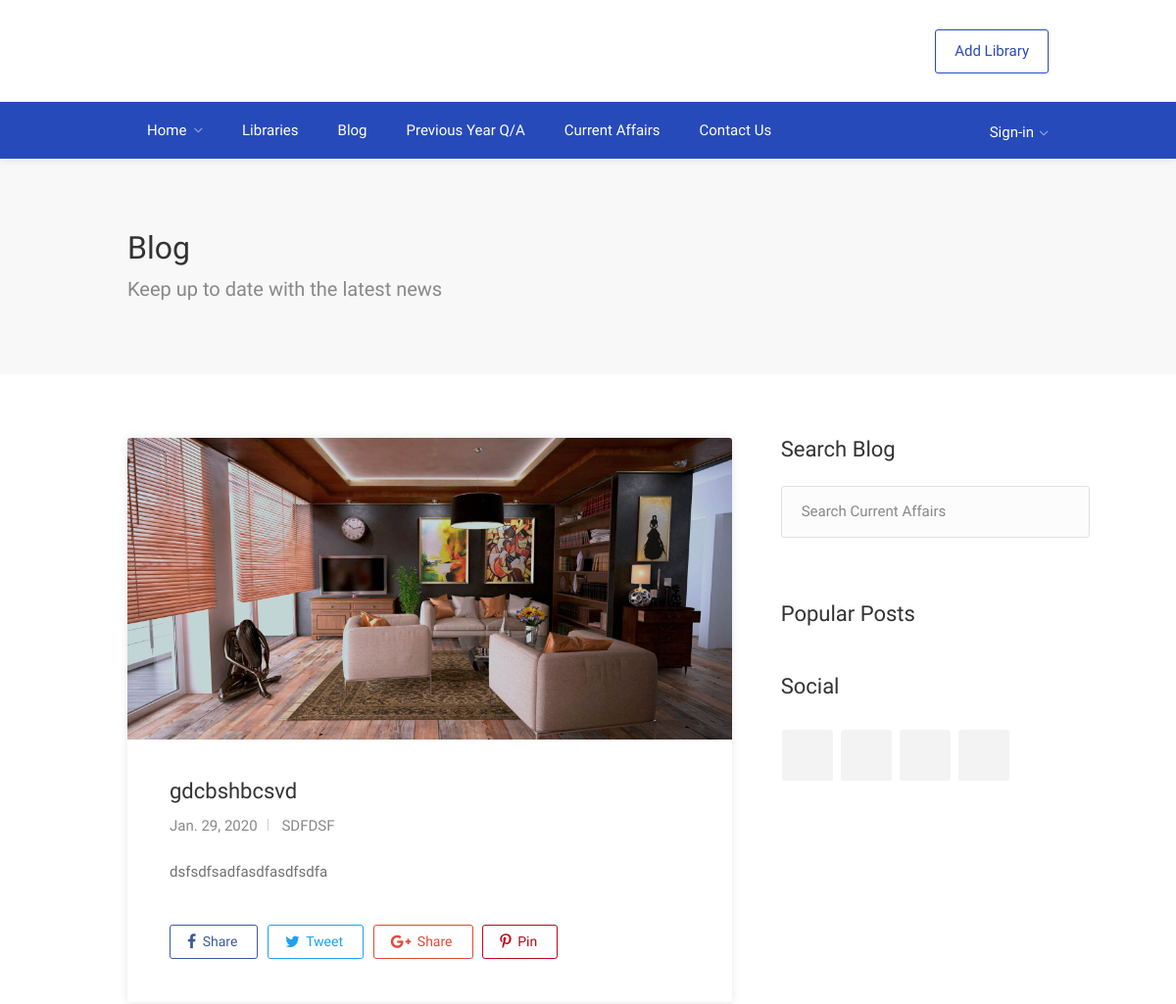
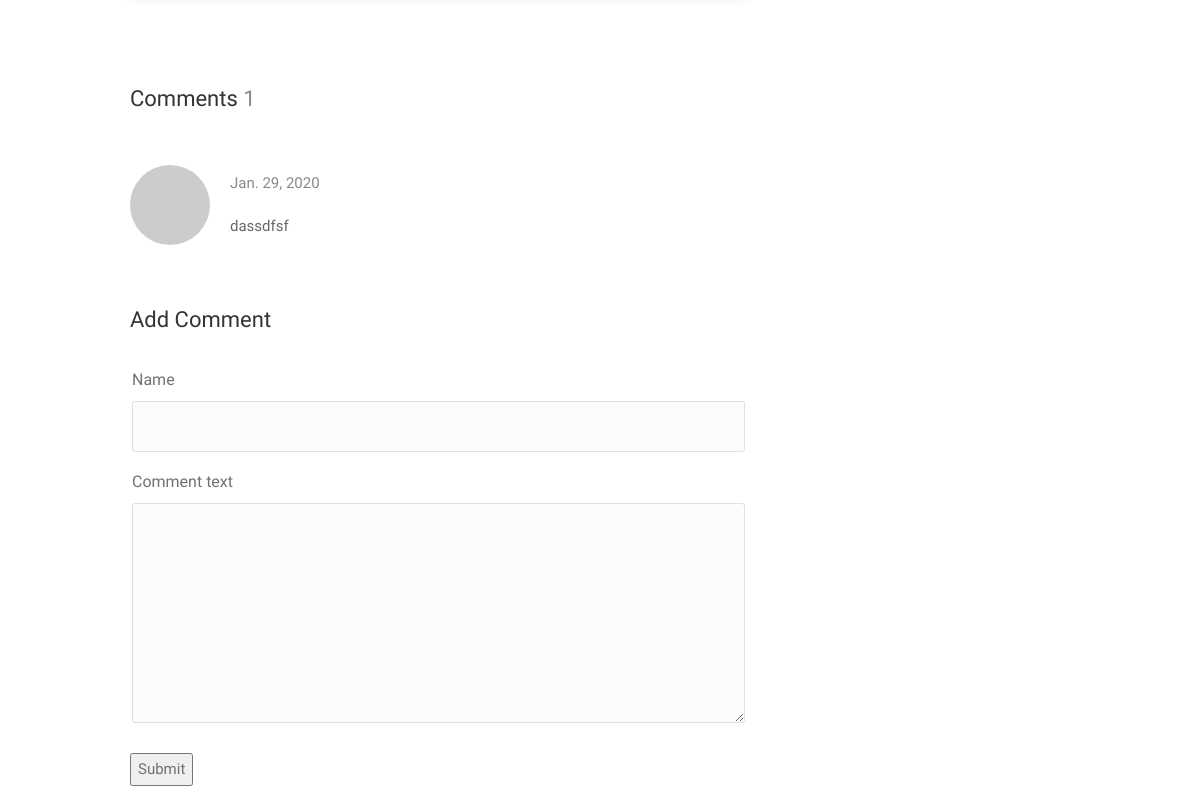
The page /blog/1 on the database its author committed (2 pictures, top to bottom).
### blog/models.py (models this page shows, shortened)
class post(models.Model):
    slug = models.SlugField()
    title = models.CharField(max_length = 200)
    category = models.ForeignKey(categories, on_delete=models.CASCADE)
    content = models.TextField()
    date = models.DateField()
    published = models.BooleanField(default=1)
    main_image = models.ImageField()
    image1 = models.ImageField(blank=True, null=True)
    image2 = models.ImageField(blank=True, null=True)
    image3 = models.ImageField(blank=True, null=True)
    image4 = models.ImageField(blank=True, null=True)
    class Meta:
        ordering = ('-date',)

class categories(models.Model):
    title = models.CharField(max_length = 100)
    keywords = models.TextField(blank=True, null=True)
    def __str__(self):
        return self.title
    class Meta:
        verbose_name_plural = 'Categories'

class comment(models.Model):
    name = models.CharField(max_length=100)
    post = models.ForeignKey(post, on_delete=models.CASCADE)
    user = models.ForeignKey(User, on_delete=models.CASCADE)
    date = models.DateField()
    comment_text = models.TextField()

### blog/views.py (the view)
# urls.py: path('<int:id>', BlogPostView, name='post'),
def BlogPostView(request, id):
    slug_post = get_object_or_404(post, id = id)
    comments = comment.objects.filter(post = slug_post)
    all_categories = categories.objects.all()
    if request.method == "POST":
        if request.user.is_authenticated:
            form = CommentForm(request.POST)
            if form.is_valid():
                new_comment = comment()
                new_comment.comment_text = form.cleaned_data.get('comment_text')
                new_comment.post = slug_post
                new_comment.date = date.today()
                new_comment.user = request.user
                new_comment.save()
                messages.success(
                                request,
                                'Comment Added Successfully',
                                extra_tags='alert alert-success alert-dismissible fade show'
                                )
                return redirect('blog:post', id)
        else:
            messages.success(
                                request,
                                'Login to add a comment',
                                extra_tags='alert alert-success alert-dismissible fade show'
                                )
            return redirect('blog:post', id)
    else:
        form = CommentForm()
        context = {
            'commentform': form,
            'post': slug_post,
            'comments': comments,
            'categories': all_categories,
        }
        return render(request, 'blogpost.html', context)

### blog/forms.py
class CommentForm(forms.Form):
    name = forms.CharField()
    comment_text = forms.CharField(widget = forms.Textarea(attrs={'class':"form-control", 'rows':"3"}))

### blog/templates/blogpost.html (shortened to what this page needs)
{% extends 'new_base.html' %}
{% block content %}
<div id="wrapper" class="mm-page mm-slideout">
<div id="titlebar">
	<div class="container">
		<div class="row">
			<div class="col-md-12">
				<h2>Blog</h2>
				<span>Keep up to date with the latest news</span>
			</div>
		</div>
	</div>
</div>
<div class="container">
	<div class="blog-page">
	<div class="row">
		<div class="col-md-8">
			<div class="blog-post single-post">
				<img class="post-img" src="{{ post.main_image.url }}" alt="">
				<div class="post-content">
					<h3>{{ post.title }}</h3>
					<ul class="post-meta">
						<li>{{ post.date }}</li>
						<li><a href="#">{{ post.category|upper }}</a></li>
					</ul>
                    <p>{{ post.content|escape|linebreaks }}</p>
					<ul class="share-buttons margin-top-40 margin-bottom-0">
						<li><a class="fb-share" href="#"><i class="fa fa-facebook"></i> Share</a></li>
						<li><a class="twitter-share" href="#"><i class="fa fa-twitter"></i> Tweet</a></li>
						<li><a class="gplus-share" href="#"><i class="fa fa-google-plus"></i> Share</a></li>
						<li><a class="pinterest-share" href="#"><i class="fa fa-pinterest-p"></i> Pin</a></li>
					</ul>
				</div>
			</div>
			<section class="comments">
			<h4 class="headline margin-bottom-35">Comments <span class="comments-amount">{{ comments.count }}</span></h4>
				<ul>
                    {% for comment in comments %}
					<li>
						<div class="avatar"><img src="http://www.gravatar.com/avatar/00000000000000000000000000000000?d=mm&amp;s=70" alt=""></div>
						<div class="comment-content"><div class="arrow-comment"></div>
							<div class="comment-by">{{ comment.name }}<span class="date">{{ comment.date|date }}</span>
							</div>
							<p>{{ comment.comment_text }}</p>
						</div>
					</li>
                    {% endfor %}
				 </ul>
			</section>
			<h4 class="headline">Add Comment</h4>
			<form id="add-comment" class="add-comment" method="post">
				<fieldset>
                    {% for field in commentform %}
					<div>
						<label>{{ field.label }}</label>
						{{ field }}
					</div>
                    {% endfor %}
				</fieldset>
                <button type="submit" value="submit" class="btn btn-primary">Submit</button>
			</form>
	</div>
	<div class="col-md-4">
		<div class="sidebar right">
			<div class="widget">
				<h3 class="margin-top-0 margin-bottom-25">Search Blog</h3>
				<div class="search-blog-input">
                <form action="{% url 'exams:currentaffairs' %}">
                  <input type="search" class="search-field" placeholder="Search Current Affairs" aria-label="Search" name='search' value="{{search_term}}">
                </form>
                </div>
			</div>
			<div class="widget">
				<h3>Popular Posts</h3>
			</div>
			<div class="widget">
                <div class="a2a_kit a2a_kit_size_32 a2a_default_style">
				<h3 class="margin-top-0 margin-bottom-25">Social</h3>
				<ul class="social-icons rounded">
					<li><a class="a2a_button_facebook"></a></li>
					<li><a class="a2a_button_twitter"></a></li>
					<li><a class="a2a_button_email"></a></li>
					<li><a class="a2a_button_linkedin"></a></li>
				</ul>
                </div>
			</div>
		</div>
	</div>
	</div>
</div>
</div>
</div>
  {% endblock content %}

### static_in_venv/css/color.css (style rules this page uses)
.post-img:after, .tip { background: #274abb }
.post-img:after { background: linear-gradient(to bottom, transparent 40%, #274abb) }
.comment-by a.reply:hover, .post-img:before { background-color: #274abb }

### rows shown on the page
post: main_image (picture), title "gdcbshbcsvd", date "Jan. 29, 2020", category "SDFDSF", content "dsfsdfsadfasdfasdfsdfa"
comment: date "Jan. 29, 2020", comment_text "dassdfsf"

### other values the page prints
{{ comments.count }} "1"
{{ field.label }} "Name" "Comment text"
